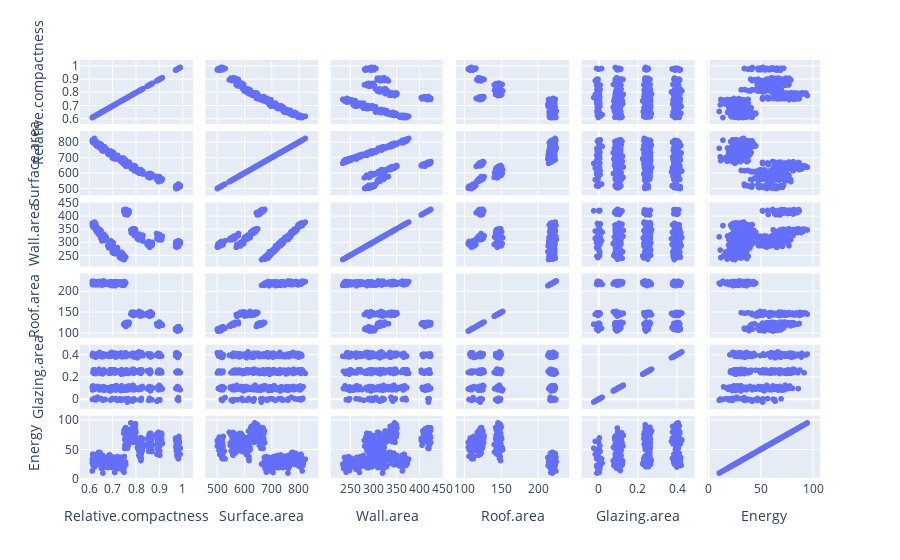

Here is the notebook cell this chart was saved with:
### Markdown cell above
Les variables sont globalement très corrélées entre elles.
Relative compactness est très fortement correlé négativement avec Surface area et Roof Area.
Il est difficile de tirer des conclusions avec le graphique des corrélations. Regardons la matrice de scatterplots.

(%A confirmer Une hypothèse serait que les batiments ont la même forme, ainsi seule la surface influe sur cette propriété.

### Code cell
# A retourner en y !

fig = px.scatter_matrix(x, dimensions=['Relative.compactness', 'Surface.area', 'Wall.area', 
                        'Roof.area', 'Glazing.area', 'Energy'])


#fig.update_yaxes(tickangle=)

fig.show()

### Figure 1 — Plotly figure (JSON) as saved in the notebook; plotly's stock layout.template omitted (floating-point values rounded to 4 significant figures; data arrays with more than 128 entries replaced by an {"elided": "..."} marker saying what was removed)
{"data": [{"dimensions": [{"axis": {"matches": true}, "label": "Relative.compactness", "values": {"elided": "768 float values"}}, {"axis": {"matches": true}, "label": "Surface.area", "values": {"elided": "768 float values"}}, {"axis": {"matches": true}, "label": "Wall.area", "values": {"elided": "768 float values"}}, {"axis": {"matches": true}, "label": "Roof.area", "values": {"elided": "768 float values"}}, {"axis": {"matches": true}, "label": "Glazing.area", "values": {"elided": "768 float values"}}, {"axis": {"matches": true}, "label": "Energy", "values": {"elided": "768 float values"}}], "hovertemplate": "%{xaxis.title.text}=%{x}<br>%{yaxis.title.text}=%{y}<extra></extra>", "legendgroup": "", "marker": {"color": "#636efa", "symbol": "circle"}, "name": "", "showlegend": false, "type": "splom"}], "layout": {"dragmode": "select", "legend": {"tracegroupgap": 0}, "margin": {"t": 60}}}
